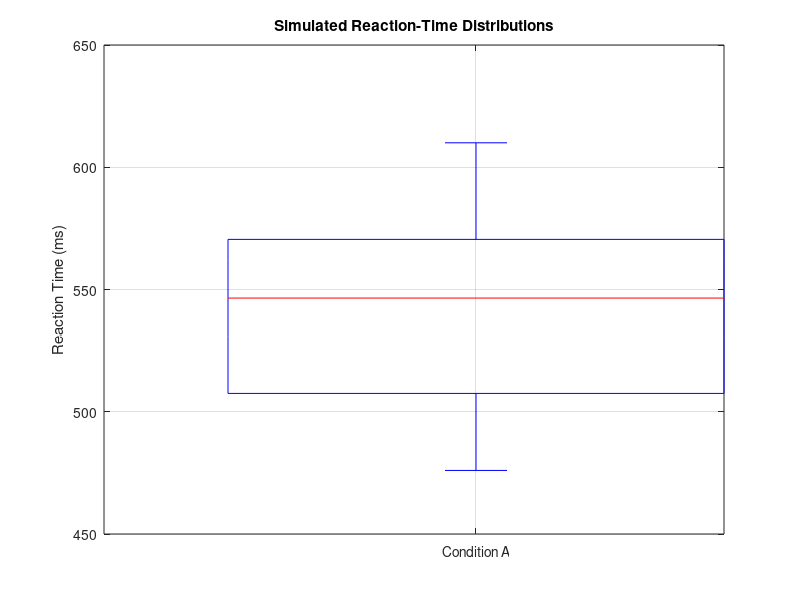

Recreate this plot in MATLAB.
%% Reaction Time Data Analysis
% Educational project using simulated cognitive-task data.
% This project demonstrates basic MATLAB data analysis and visualization.

clear;
clc;
close all;

%% Simulated reaction-time data
% Reaction times are in milliseconds.

condition_A = [512 487 530 495 521 508 476 550 503 489 ...
               515 527 498 506 540 482 519 501 493 528];

condition_B = [575 548 590 561 583 552 610 570 559 545 ...
               578 601 565 550 587 572 558 595 563 580];

%% Descriptive statistics

mean_A = mean(condition_A);
median_A = median(condition_A);
sd_A = std(condition_A);

mean_B = mean(condition_B);
median_B = median(condition_B);
sd_B = std(condition_B);

fprintf('Condition A\n');
fprintf('Mean: %.2f ms\n', mean_A);
fprintf('Median: %.2f ms\n', median_A);
fprintf('SD: %.2f ms\n\n', sd_A);

fprintf('Condition B\n');
fprintf('Mean: %.2f ms\n', mean_B);
fprintf('Median: %.2f ms\n', median_B);
fprintf('SD: %.2f ms\n\n', sd_B);

%% Compare mean reaction times

difference = mean_B - mean_A;

fprintf('Mean difference (B - A): %.2f ms\n', difference);

%% Identify unusually slow responses
% Here we use mean + 2 SD as a simple educational threshold.

threshold_A = mean_A + 2 * sd_A;
threshold_B = mean_B + 2 * sd_B;

slow_A = condition_A(condition_A > threshold_A);
slow_B = condition_B(condition_B > threshold_B);

fprintf('\nUnusually slow responses:\n');
fprintf('Condition A: %d\n', length(slow_A));
fprintf('Condition B: %d\n', length(slow_B));

%% Visualization

figure;

boxplot([condition_A condition_B], ...
        'Labels', {'Condition A', 'Condition B'});

ylabel('Reaction Time (ms)');
title('Simulated Reaction-Time Distributions');
grid on;

%% End of analysis
